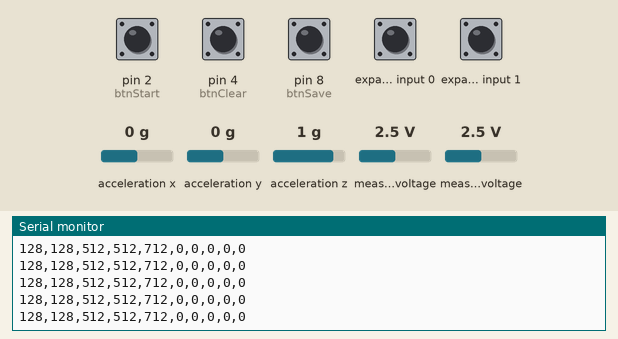
A sketch run on a simulated Arduino Uno, built with avr-gcc and run on an emulated ATmega328P. Parts: the last lines printed to the serial monitor. Wiring (inferred from the names in the program): Wii Nunchuk at I2C address 0x52. Inputs (shaded band) come from the test bench; at power-on: expander input 0, expander input 1, pin 2 (btnStart), pin 4 (btnClear), pin 8 (btnSave) HIGH, acceleration x 0 g, measured voltage 2.5 V, acceleration y 0 g, acceleration z 1 g.

Above: at 1.3 s.
1.4 s: acceleration x set to -1.4 g
At 2.0 s:
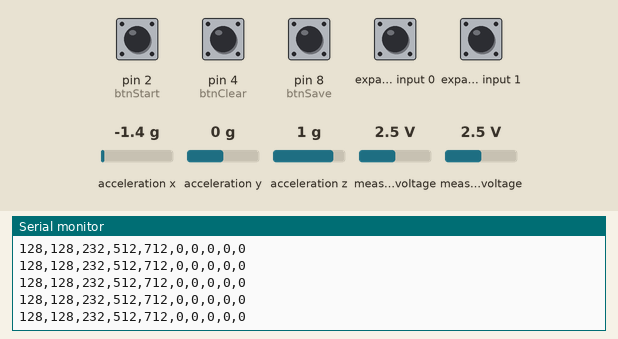
4.4 s: measured voltage (sensor 200) set to 0.1 V
At 4.9 s:
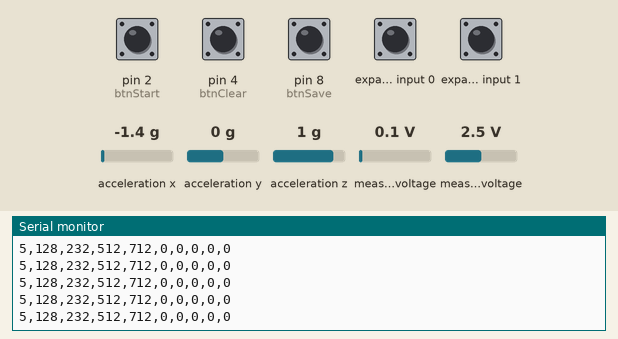
7.4 s: measured voltage (sensor 201) set to 0.1 V
At 7.9 s:
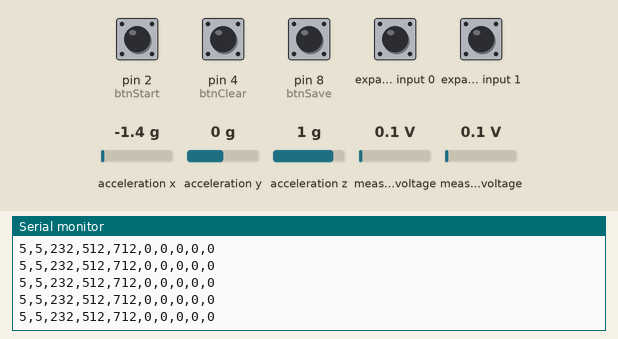

The sketch:

nunchuck.ino
```cpp
/*
Meghana Khandekar & Willa Tracosas - Physical Computing, Final
 17 December 2012
 Physical Drawing

 modified from user bradlight on arduino.cc
 http://arduino.cc/forum/index.php?topic=22056.145;wap2

*/


#include <Wire.h>

/* Debug definitions */
#define PRINT_NUNCHUK_DATA
#define WIRELESS_KAMA_NUNCHUK    /* Comment out this line if using a Wired Nunchuk */
//#define PRINT_BUTTON

#define READ_DELAY        20      /* (milliseconds) - Increase this number to not read the nunchuk data so fast */
//#define SERIAL_BAUD_RATE  115200

unsigned int joy_x = 0;
unsigned int joy_y = 0;
unsigned int acc_x = 0;
unsigned int acc_y = 0;
unsigned int acc_z = 0;
unsigned int btn_c = 0;
unsigned int btn_z = 0;

int ledPin = 13;  //define LED pin
int btnStart = 2;
int btnClear = 4;
int btnSave = 8;
boolean btnStartVal;
boolean btnClearVal;
boolean btnSaveVal;

unsigned long previous_read_time = 0;

void setup()
{
  Serial.begin(115200);  //set baud rate
  Wire.begin();  //initialize wire library and nunchuck

  initialize_nunchuk();
  previous_read_time = millis();

  pinMode(2, INPUT_PULLUP);
  pinMode(4, INPUT_PULLUP);
  pinMode(8, INPUT_PULLUP);

}

void loop()
{
  if (millis() - previous_read_time > READ_DELAY)
  {
    digitalWrite (ledPin, HIGH); // sets the LED on
    read_nunchuk_data();
    previous_read_time = millis();
  }
  btnStartVal = !digitalRead(btnStart);
  btnClearVal = !digitalRead(btnClear);
  btnSaveVal = !digitalRead(btnSave);
}

void read_nunchuk_data()
{
  unsigned int buffer[6];
  byte buffer_index = 0;

  Wire.beginTransmission(0x52);
  Wire.write(0x00);
  Wire.endTransmission();
  Serial.print(",");
  Serial.print(btnStartVal, DEC); //green
  Serial.print(",");
  Serial.print(btnClearVal, DEC); //gray
  Serial.print(",");
  Serial.println(btnSaveVal, DEC); //yellow


#ifndef WIRELESS_KAMA_NUNCHUK
  delay(1); /* This delay is required for a wired nunchuk otherwise the data will appear maxed out */
#endif

  Wire.requestFrom(0x52, 6);
  while(Wire.available())
  {
    buffer[buffer_index] = Wire.read();
    buffer_index++;
  }

  joy_x = buffer[0];
  joy_y = buffer[1];
  acc_x = ((buffer[2] << 2) | ((buffer[5] & 0x0C) >> 2) & 0x03FF);
  acc_y = ((buffer[3] << 2) | ((buffer[5] & 0x30) >> 4) & 0x03FF);
  acc_z = ((buffer[4] << 2) | ((buffer[5] & 0xC0) >> 6) & 0x03FF);
  btn_c = !((buffer[5] & 0x02) >> 1);
  btn_z = !(buffer[5] & 0x01);

#ifdef PRINT_NUNCHUK_DATA
  Serial.print(joy_x);
  Serial.print(",");
  Serial.print(joy_y);
  Serial.print(",");
  Serial.print(acc_x);
  Serial.print(",");
  Serial.print(acc_y);
  Serial.print(",");
  Serial.print(acc_z);
  Serial.print(",");
  Serial.print(btn_c);
  Serial.print(",");
  Serial.print(btn_z);

#endif
}

void initialize_nunchuk()
{
#ifdef WIRELESS_KAMA_NUNCHUK
  Wire.beginTransmission(0x52);
  Wire.write (0xF0);
  Wire.write (0x55);
  Wire.endTransmission();
  delay(30);

  Wire.beginTransmission (0x52);
  Wire.write (0xFB);
  Wire.write (0x00);
  Wire.endTransmission();
  delay(30);

  Wire.beginTransmission(0x52);
  Wire.write (0xFA);
  Wire.endTransmission();
  delay(30);

  Wire.requestFrom(0x52, 6);
  Serial.print("Device ID is: ");
  while(Wire.available())
  {
    byte c = Wire.read();
    Serial.print(c, HEX);
    Serial.print(" ");
  }
  delay(30);

#else
  Wire.beginTransmission(0x52);
  Wire.write (0x40);
  Wire.write (0x00);
  Wire.endTransmission();
  delay(30);
#endif

#ifdef PRINT_NUNCHUK_DATA
  Serial.println("");
  Serial.println("  X-axis   Y-axis   X-accel   Y-accel   Z-accel   C-button   Z-button");
#endif
}
```

Measured:
- after the input at 1.4 s, the serial monitor: prints a new line at once (image 1)
- after the input at 4.4 s, the serial monitor: prints a new line at once (image 2)
- after the input at 7.4 s, the serial monitor: prints a new line at once (image 3)
